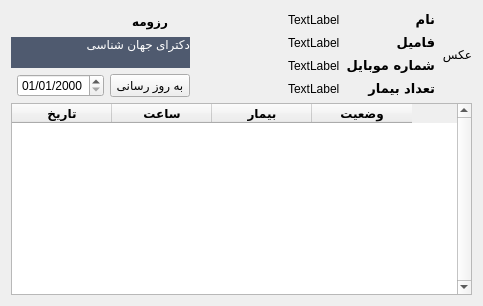
      <widget class="QWidget" name="tab">
       <attribute name="title">
        <string>اطلاعات</string>
       </attribute>
       <layout class="QVBoxLayout" name="verticalLayout_3">
        <item>
         <layout class="QGridLayout" name="gridLayout_2">
          <item row="0" column="4">
           <spacer name="horizontalSpacer">
            <property name="orientation">
             <enum>Qt::Horizontal</enum>
            </property>
            <property name="sizeHint" stdset="0">
             <size>
              <width>40</width>
              <height>20</height>
             </size>
            </property>
           </spacer>
          </item>
          <item row="0" column="5" rowspan="4">
           <layout class="QVBoxLayout" name="verticalLayout_4">
            <item>
             <layout class="QHBoxLayout" name="horizontalLayout_3">
              <item>
               <widget class="QLabel" name="firstlabel">
                <property name="text">
                 <string>TextLabel</string>
                </property>
               </widget>
              </item>
              <item>
               <widget class="QLabel" name="label_2">
                <property name="font">
                 <font>
                  <family>B Titr</family>
                  <pointsize>10</pointsize>
                  <weight>75</weight>
                  <bold>true</bold>
                 </font>
                </property>
                <property name="text">
                 <string>نام</string>
                </property>
               </widget>
              </item>
             </layout>
            </item>
            <item>
             <layout class="QHBoxLayout" name="horizontalLayout_4">
              <item>
               <widget class="QLabel" name="lastlabel">
                <property name="text">
                 <string>TextLabel</string>
                </property>
               </widget>
              </item>
              <item>
               <widget class="QLabel" name="label_3">
                <property name="font">
                 <font>
                  <family>B Titr</family>
                  <pointsize>10</pointsize>
                  <weight>75</weight>
                  <bold>true</bold>
                 </font>
                </property>
                <property name="text">
                 <string>فامیل</string>
                </property>
               </widget>
              </item>
             </layout>
            </item>
            <item>
             <layout class="QHBoxLayout" name="horizontalLayout">
              <item>
               <widget class="QLabel" name="phonelabel">
                <property name="text">
                 <string>TextLabel</string>
                </property>
               </widget>
              </item>
              <item>
               <widget class="QLabel" name="label_4">
                <property name="font">
                 <font>
                  <family>B Titr</family>
                  <pointsize>10</pointsize>
                  <weight>75</weight>
                  <bold>true</bold>
                 </font>
                </property>
                <property name="text">
                 <string>شماره موبایل</string>
                </property>
               </widget>
              </item>
             </layout>
            </item>
            <item>
             <layout class="QHBoxLayout" name="horizontalLayout_5">
              <item>
               <widget class="QLabel" name="numlabel">
                <property name="text">
                 <string>TextLabel</string>
                </property>
               </widget>
              </item>
              <item>
               <widget class="QLabel" name="label_10">
                <property name="font">
                 <font>
                  <family>B Titr</family>
                  <pointsize>10</pointsize>
                  <weight>75</weight>
                  <bold>true</bold>
                 </font>
                </property>
                <property name="text">
                 <string>تعداد بیمار</string>
                </property>
               </widget>
              </item>
             </layout>
            </item>
           </layout>
          </item>
          <item row="0" column="1">
           <spacer name="horizontalSpacer_3">
            <property name="orientation">
             <enum>Qt::Horizontal</enum>
            </property>
            <property name="sizeHint" stdset="0">
             <size>
              <width>40</width>
              <height>20</height>
             </size>
            </property>
           </spacer>
          </item>
          <item row="0" column="6" rowspan="4">
           <widget class="QLabel" name="piclabel">
            <property name="sizePolicy">
             <sizepolicy hsizetype="Fixed" vsizetype="Fixed">
              <horstretch>0</horstretch>
              <verstretch>0</verstretch>
             </sizepolicy>
            </property>
            <property name="maximumSize">
             <size>
              <width>400</width>
              <height>400</height>
             </size>
            </property>
            <property name="text">
             <string>عکس</string>
            </property>
           </widget>
          </item>
          <item row="4" column="0" colspan="7">
           <widget class="QTableWidget" name="tableWidget">
            <property name="font">
             <font>
              <family>B Titr</family>
              <pointsize>9</pointsize>
              <weight>75</weight>
              <bold>true</bold>
             </font>
            </property>
            <property name="frameShape">
             <enum>QFrame::StyledPanel</enum>
            </property>
            <property name="verticalScrollBarPolicy">
             <enum>Qt::ScrollBarAlwaysOn</enum>
            </property>
            <property name="columnCount">
             <number>4</number>
            </property>
            <column>
             <property name="text">
              <string>تاریخ</string>
             </property>
            </column>
            <column>
             <property name="text">
              <string>ساعت</string>
             </property>
            </column>
            <column>
             <property name="text">
              <string>بیمار</string>
             </property>
            </column>
            <column>
             <property name="text">
              <string>وضعیت</string>
             </property>
            </column>
           </widget>
          </item>
          <item row="0" column="3">
           <spacer name="horizontalSpacer_2">
            <property name="orientation">
             <enum>Qt::Horizontal</enum>
            </property>
            <property name="sizeHint" stdset="0">
             <size>
              <width>40</width>
              <height>20</height>
             </size>
            </property>
           </spacer>
          </item>
          <item row="0" column="2">
           <widget class="QLabel" name="label_8">
            <property name="font">
             <font>
              <family>B Titr</family>
              <pointsize>9</pointsize>
              <weight>75</weight>
              <bold>true</bold>
             </font>
            </property>
            <property name="text">
             <string>رزومه</string>
            </property>
            <property name="alignment">
             <set>Qt::AlignCenter</set>
            </property>
           </widget>
          </item>
          <item row="1" column="0" rowspan="2" colspan="3">
           <widget class="QLabel" name="resumelabel">
            <property name="sizePolicy">
             <sizepolicy hsizetype="Expanding" vsizetype="Preferred">
              <horstretch>0</horstretch>
              <verstretch>0</verstretch>
             </sizepolicy>
            </property>
            <property name="palette">
             <palette>
              <active>
               <colorrole role="WindowText">
                <brush brushstyle="SolidPattern">
                 <color alpha="255">
                  <red>255</red>
                  <green>255</green>
                  <blue>255</blue>
                 </color>
                </brush>
               </colorrole>
               <colorrole role="Button">
                <brush brushstyle="SolidPattern">
                 <color alpha="255">
                  <red>79</red>
                  <green>90</green>
                  <blue>111</blue>
                 </color>
                </brush>
               </colorrole>
               <colorrole role="Light">
                <brush brushstyle="SolidPattern">
                 <color alpha="255">
                  <red>123</red>
                  <green>141</green>
                  <blue>174</blue>
                 </color>
                </brush>
               </colorrole>
               <colorrole role="Midlight">
                <brush brushstyle="SolidPattern">
                 <color alpha="255">
                  <red>102</red>
                  <green>117</green>
                  <blue>145</blue>
                 </color>
                </brush>
               </colorrole>
               <colorrole role="Dark">
                <brush brushstyle="SolidPattern">
                 <color alpha="255">
                  <red>41</red>
                  <green>47</green>
                  <blue>58</blue>
                 </color>
                </brush>
               </colorrole>
               <colorrole role="Mid">
                <brush brushstyle="SolidPattern">
                 <color alpha="255">
                  <red>55</red>
                  <green>63</green>
                  <blue>77</blue>
                 </color>
                </brush>
               </colorrole>
               <colorrole role="Text">
                <brush brushstyle="SolidPattern">
                 <color alpha="255">
                  <red>255</red>
                  <green>255</green>
                  <blue>255</blue>
                 </color>
                </brush>
               </colorrole>
               <colorrole role="BrightText">
                <brush brushstyle="SolidPattern">
                 <color alpha="255">
                  <red>255</red>
                  <green>255</green>
                  <blue>255</blue>
                 </color>
                </brush>
               </colorrole>
               <colorrole role="ButtonText">
                <brush brushstyle="SolidPattern">
                 <color alpha="255">
                  <red>255</red>
                  <green>255</green>
                  <blue>255</blue>
                 </color>
                </brush>
               </colorrole>
               <colorrole role="Base">
                <brush brushstyle="SolidPattern">
                 <color alpha="255">
                  <red>79</red>
                  <green>90</green>
                  <blue>111</blue>
                 </color>
                </brush>
               </colorrole>
               <colorrole role="Window">
                <brush brushstyle="SolidPattern">
                 <color alpha="255">
                  <red>79</red>
                  <green>90</green>
                  <blue>111</blue>
                 </color>
                </brush>
               </colorrole>
               <colorrole role="Shadow">
                <brush brushstyle="SolidPattern">
                 <color alpha="255">
                  <red>0</red>
                  <green>0</green>
                  <blue>0</blue>
                 </color>
                </brush>
               </colorrole>
               <colorrole role="AlternateBase">
                <brush brushstyle="SolidPattern">
                 <color alpha="255">
                  <red>41</red>
                  <green>47</green>
                  <blue>58</blue>
                 </color>
                </brush>
               </colorrole>
               <colorrole role="ToolTipBase">
                <brush brushstyle="SolidPattern">
                 <color alpha="255">
                  <red>255</red>
                  <green>255</green>
                  <blue>220</blue>
                 </color>
                </brush>
               </colorrole>
               <colorrole role="ToolTipText">
                <brush brushstyle="SolidPattern">
                 <color alpha="255">
                  <red>0</red>
                  <green>0</green>
                  <blue>0</blue>
                 </color>
                </brush>
               </colorrole>
               <colorrole role="PlaceholderText">
                <brush brushstyle="NoBrush">
                 <color alpha="128">
                  <red>255</red>
                  <green>255</green>
                  <blue>255</blue>
                 </color>
                </brush>
               </colorrole>
              </active>
              <inactive>
               <colorrole role="WindowText">
                <brush brushstyle="SolidPattern">
                 <color alpha="255">
                  <red>255</red>
                  <green>255</green>
                  <blue>255</blue>
                 </color>
                </brush>
               </colorrole>
               <colorrole role="Button">
                <brush brushstyle="SolidPattern">
                 <color alpha="255">
                  <red>79</red>
                  <green>90</green>
                  <blue>111</blue>
                 </color>
                </brush>
               </colorrole>
               <colorrole role="Light">
                <brush brushstyle="SolidPattern">
                 <color alpha="255">
                  <red>123</red>
                  <green>141</green>
                  <blue>174</blue>
                 </color>
                </brush>
               </colorrole>
               <colorrole role="Midlight">
                <brush brushstyle="SolidPattern">
                 <color alpha="255">
                  <red>102</red>
                  <green>117</green>
                  <blue>145</blue>
                 </color>
                </brush>
               </colorrole>
               <colorrole role="Dark">
                <brush brushstyle="SolidPattern">
                 <color alpha="255">
                  <red>41</red>
                  <green>47</green>
                  <blue>58</blue>
                 </color>
                </brush>
               </colorrole>
               <colorrole role="Mid">
                <brush brushstyle="SolidPattern">
                 <color alpha="255">
                  <red>55</red>
                  <green>63</green>
                  <blue>77</blue>
                 </color>
                </brush>
               </colorrole>
               <colorrole role="Text">
                <brush brushstyle="SolidPattern">
                 <color alpha="255">
                  <red>255</red>
                  <green>255</green>
                  <blue>255</blue>
                 </color>
                </brush>
               </colorrole>
               <colorrole role="BrightText">
                <brush brushstyle="SolidPattern">
                 <color alpha="255">
                  <red>255</red>
                  <green>255</green>
                  <blue>255</blue>
                 </color>
                </brush>
               </colorrole>
               <colorrole role="ButtonText">
                <brush brushstyle="SolidPattern">
                 <color alpha="255">
                  <red>255</red>
                  <green>255</green>
                  <blue>255</blue>
                 </color>
                </brush>
               </colorrole>
               <colorrole role="Base">
                <brush brushstyle="SolidPattern">
                 <color alpha="255">
                  <red>79</red>
                  <green>90</green>
                  <blue>111</blue>
                 </color>
                </brush>
               </colorrole>
               <colorrole role="Window">
                <brush brushstyle="SolidPattern">
                 <color alpha="255">
                  <red>79</red>
                  <green>90</green>
                  <blue>111</blue>
                 </color>
                </brush>
               </colorrole>
               <colorrole role="Shadow">
                <brush brushstyle="SolidPattern">
                 <color alpha="255">
                  <red>0</red>
                  <green>0</green>
                  <blue>0</blue>
                 </color>
                </brush>
               </colorrole>
               <colorrole role="AlternateBase">
                <brush brushstyle="SolidPattern">
                 <color alpha="255">
                  <red>41</red>
                  <green>47</green>
                  <blue>58</blue>
                 </color>
                </brush>
               </colorrole>
               <colorrole role="ToolTipBase">
                <brush brushstyle="SolidPattern">
                 <color alpha="255">
                  <red>255</red>
                  <green>255</green>
                  <blue>220</blue>
                 </color>
                </brush>
               </colorrole>
               <colorrole role="ToolTipText">
                <brush brushstyle="SolidPattern">
                 <color alpha="255">
                  <red>0</red>
                  <green>0</green>
                  <blue>0</blue>
                 </color>
                </brush>
               </colorrole>
               <colorrole role="PlaceholderText">
                <brush brushstyle="NoBrush">
                 <color alpha="128">
                  <red>255</red>
                  <green>255</green>
                  <blue>255</blue>
                 </color>
                </brush>
               </colorrole>
              </inactive>
              <disabled>
               <colorrole role="WindowText">
                <brush brushstyle="SolidPattern">
                 <color alpha="255">
                  <red>41</red>
                  <green>47</green>
                  <blue>58</blue>
                 </color>
                </brush>
               </colorrole>
               <colorrole role="Button">
                <brush brushstyle="SolidPattern">
                 <color alpha="255">
                  <red>79</red>
                  <green>90</green>
                  <blue>111</blue>
                 </color>
                </brush>
               </colorrole>
               <colorrole role="Light">
                <brush brushstyle="SolidPattern">
                 <color alpha="255">
                  <red>123</red>
                  <green>141</green>
                  <blue>174</blue>
                 </color>
                </brush>
               </colorrole>
               <colorrole role="Midlight">
                <brush brushstyle="SolidPattern">
                 <color alpha="255">
                  <red>102</red>
                  <green>117</green>
                  <blue>145</blue>
                 </color>
                </brush>
               </colorrole>
               <colorrole role="Dark">
                <brush brushstyle="SolidPattern">
                 <color alpha="255">
                  <red>41</red>
                  <green>47</green>
                  <blue>58</blue>
                 </color>
                </brush>
               </colorrole>
               <colorrole role="Mid">
                <brush brushstyle="SolidPattern">
                 <color alpha="255">
                  <red>55</red>
                  <green>63</green>
                  <blue>77</blue>
                 </color>
                </brush>
               </colorrole>
               <colorrole role="Text">
                <brush brushstyle="SolidPattern">
                 <color alpha="255">
                  <red>41</red>
                  <green>47</green>
                  <blue>58</blue>
                 </color>
                </brush>
               </colorrole>
               <colorrole role="BrightText">
                <brush brushstyle="SolidPattern">
                 <color alpha="255">
                  <red>255</red>
                  <green>255</green>
                  <blue>255</blue>
                 </color>
                </brush>
               </colorrole>
               <colorrole role="ButtonText">
                <brush brushstyle="SolidPattern">
                 <color alpha="255">
                  <red>41</red>
                  <green>47</green>
                  <blue>58</blue>
                 </color>
                </brush>
               </colorrole>
               <colorrole role="Base">
                <brush brushstyle="SolidPattern">
                 <color alpha="255">
                  <red>79</red>
                  <green>90</green>
                  <blue>111</blue>
                 </color>
                </brush>
               </colorrole>
               <colorrole role="Window">
                <brush brushstyle="SolidPattern">
                 <color alpha="255">
                  <red>79</red>
                  <green>90</green>
                  <blue>111</blue>
                 </color>
                </brush>
               </colorrole>
               <colorrole role="Shadow">
                <brush brushstyle="SolidPattern">
                 <color alpha="255">
                  <red>0</red>
                  <green>0</green>
                  <blue>0</blue>
                 </color>
                </brush>
               </colorrole>
               <colorrole role="AlternateBase">
                <brush brushstyle="SolidPattern">
                 <color alpha="255">
                  <red>82</red>
                  <green>94</green>
                  <blue>116</blue>
                 </color>
                </brush>
               </colorrole>
               <colorrole role="ToolTipBase">
                <brush brushstyle="SolidPattern">
                 <color alpha="255">
                  <red>255</red>
                  <green>255</green>
                  <blue>220</blue>
                 </color>
                </brush>
               </colorrole>
               <colorrole role="ToolTipText">
                <brush brushstyle="SolidPattern">
                 <color alpha="255">
                  <red>0</red>
                  <green>0</green>
                  <blue>0</blue>
                 </color>
                </brush>
               </colorrole>
               <colorrole role="PlaceholderText">
                <brush brushstyle="NoBrush">
                 <color alpha="128">
                  <red>255</red>
                  <green>255</green>
                  <blue>255</blue>
                 </color>
                </brush>
               </colorrole>
              </disabled>
             </palette>
            </property>
            <property name="styleSheet">
             <string notr="true">background-color: rgb(79, 90, 111);</string>
            </property>
            <property name="text">
             <string>دکترای جهان شناسی</string>
            </property>
            <property name="alignment">
             <set>Qt::AlignLeading|Qt::AlignLeft|Qt::AlignTop</set>
            </property>
           </widget>
          </item>
          <item row="3" column="1">
           <widget class="QDateEdit" name="dateEdit">
            <property name="displayFormat">
             <string>MM/dd/yyyy</string>
            </property>
           </widget>
          </item>
          <item row="3" column="2">
           <widget class="QPushButton" name="updateButton">
            <property name="text">
             <string>به روز رسانی</string>
            </property>
           </widget>
          </item>
         </layout>
        </item>
       </layout>
      </widget>
